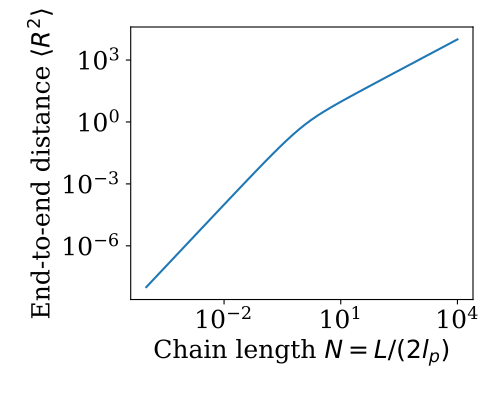

Write the Python code that produced this figure.
import matplotlib.pyplot as plt
import numpy as np
from wlcstat.wlcave import *

length_kuhn = np.logspace(-4, 4, 50)
r2 = r2_ave(length_kuhn)
plt.figure(figsize=(5,4))

font = {'family' : 'serif',
    'weight':'normal',
    'size': 18}
plt.rc('font', **font)
plt.loglog(length_kuhn, r2)
plt.xlabel(r'Chain length $N = L/(2l_{p})$')
plt.ylabel(r'End-to-end distance $\langle R^{2} \rangle$')
plt.tight_layout()
plt.show()
